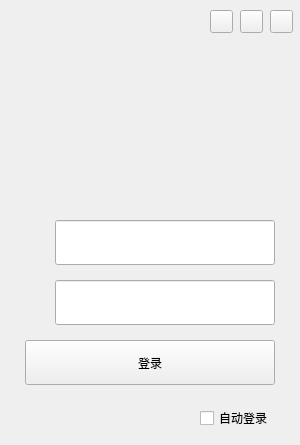
<?xml version="1.0" encoding="UTF-8"?>
<ui version="4.0">
 <class>login</class>
 <widget class="QWidget" name="login">
  <property name="geometry">
   <rect>
    <x>0</x>
    <y>0</y>
    <width>300</width>
    <height>445</height>
   </rect>
  </property>
  <property name="windowTitle">
   <string>win_avd_eim</string>
  </property>
  <widget class="QWidget" name="widget" native="true">
   <property name="geometry">
    <rect>
     <x>0</x>
     <y>0</y>
     <width>300</width>
     <height>560</height>
    </rect>
   </property>
   <widget class="QCheckBox" name="check_autologin">
    <property name="geometry">
     <rect>
      <x>200</x>
      <y>410</y>
      <width>71</width>
      <height>16</height>
     </rect>
    </property>
    <property name="text">
     <string>自动登录</string>
    </property>
   </widget>
   <widget class="QPushButton" name="btn_login">
    <property name="geometry">
     <rect>
      <x>25</x>
      <y>340</y>
      <width>250</width>
      <height>45</height>
     </rect>
    </property>
    <property name="text">
     <string>登录</string>
    </property>
   </widget>
   <widget class="QLineEdit" name="edit_userName">
    <property name="geometry">
     <rect>
      <x>55</x>
      <y>220</y>
      <width>220</width>
      <height>45</height>
     </rect>
    </property>
   </widget>
   <widget class="QLineEdit" name="edit_pwd">
    <property name="geometry">
     <rect>
      <x>55</x>
      <y>280</y>
      <width>220</width>
      <height>45</height>
     </rect>
    </property>
    <property name="echoMode">
     <enum>QLineEdit::Password</enum>
    </property>
   </widget>
   <widget class="QLabel" name="label_logo">
    <property name="geometry">
     <rect>
      <x>90</x>
      <y>65</y>
      <width>120</width>
      <height>120</height>
     </rect>
    </property>
    <property name="text">
     <string/>
    </property>
   </widget>
   <widget class="QPushButton" name="btn_setting">
    <property name="geometry">
     <rect>
      <x>210</x>
      <y>10</y>
      <width>23</width>
      <height>23</height>
     </rect>
    </property>
    <property name="text">
     <string/>
    </property>
   </widget>
   <widget class="QPushButton" name="btn_min">
    <property name="geometry">
     <rect>
      <x>240</x>
      <y>10</y>
      <width>23</width>
      <height>23</height>
     </rect>
    </property>
    <property name="text">
     <string/>
    </property>
   </widget>
   <widget class="QPushButton" name="btn_close">
    <property name="geometry">
     <rect>
      <x>270</x>
      <y>10</y>
      <width>23</width>
      <height>23</height>
     </rect>
    </property>
    <property name="text">
     <string/>
    </property>
   </widget>
   <widget class="QLabel" name="label_title">
    <property name="geometry">
     <rect>
      <x>0</x>
      <y>10</y>
      <width>60</width>
      <height>24</height>
     </rect>
    </property>
    <property name="text">
     <string/>
    </property>
    <property name="alignment">
     <set>Qt::AlignCenter</set>
    </property>
   </widget>
   <widget class="QLabel" name="label_user">
    <property name="geometry">
     <rect>
      <x>30</x>
      <y>233</y>
      <width>20</width>
      <height>20</height>
     </rect>
    </property>
    <property name="text">
     <string/>
    </property>
   </widget>
   <widget class="QLabel" name="label_pwd">
    <property name="geometry">
     <rect>
      <x>30</x>
      <y>293</y>
      <width>20</width>
      <height>20</height>
     </rect>
    </property>
    <property name="text">
     <string/>
    </property>
   </widget>
  </widget>
 </widget>
 <layoutdefault spacing="6" margin="11"/>
 <resources/>
 <connections/>
</ui>
